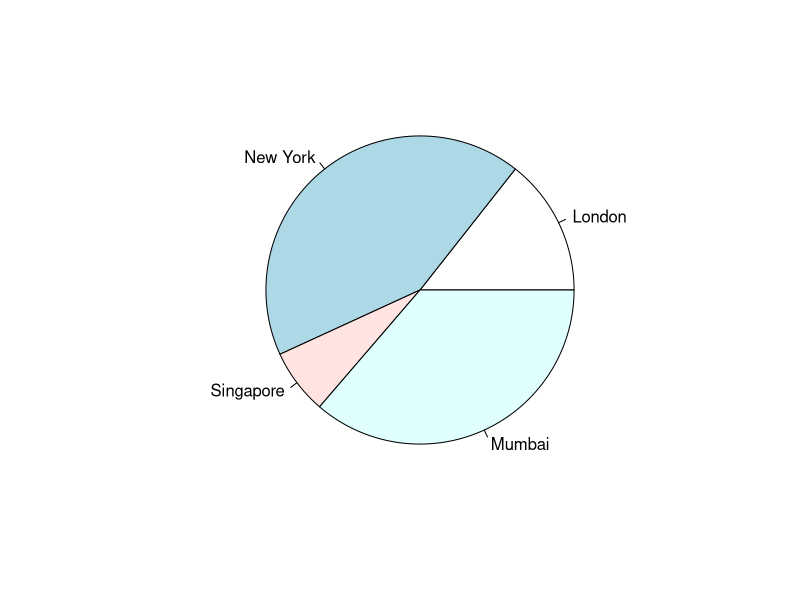
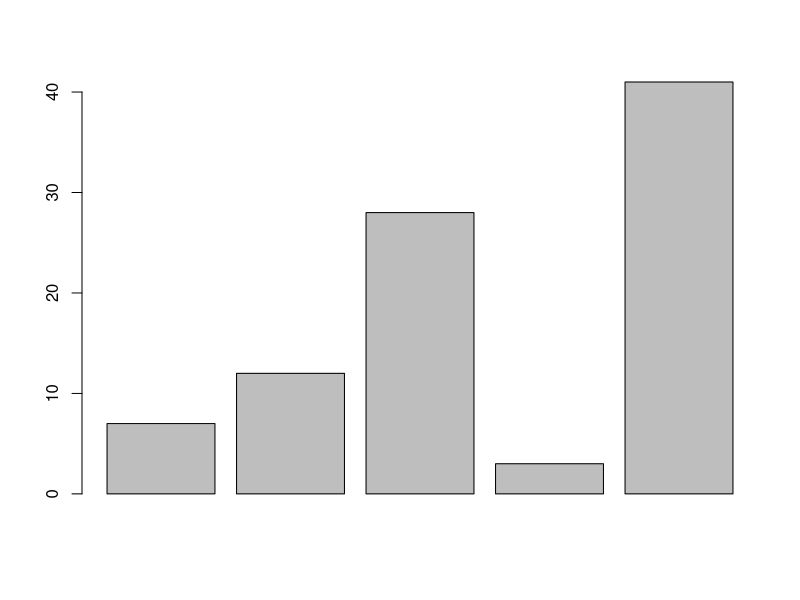
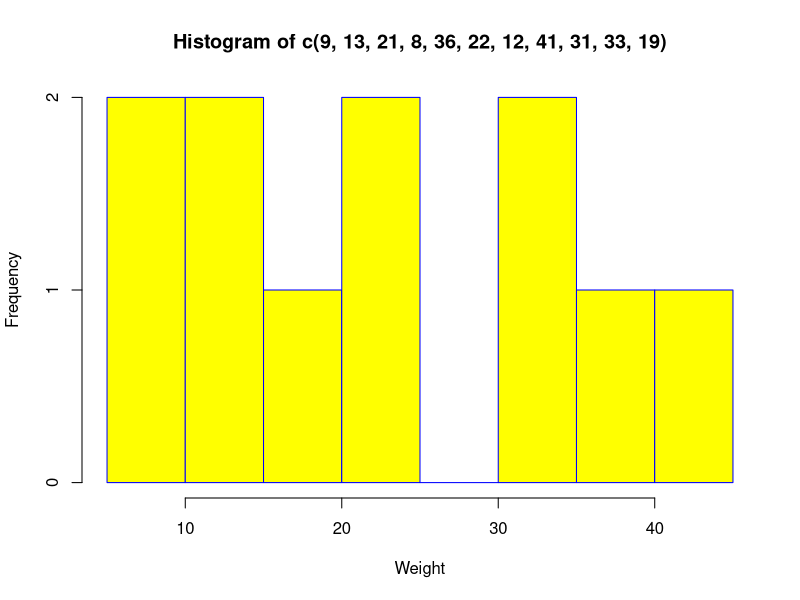
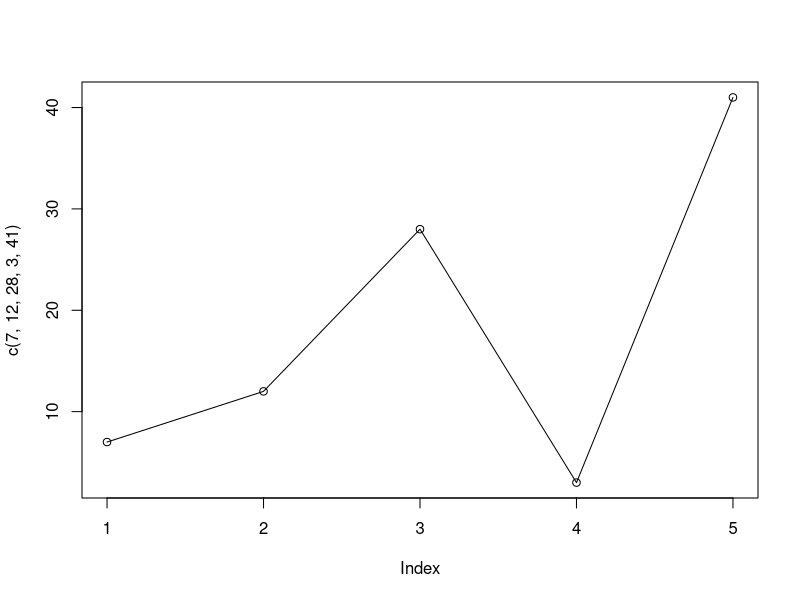
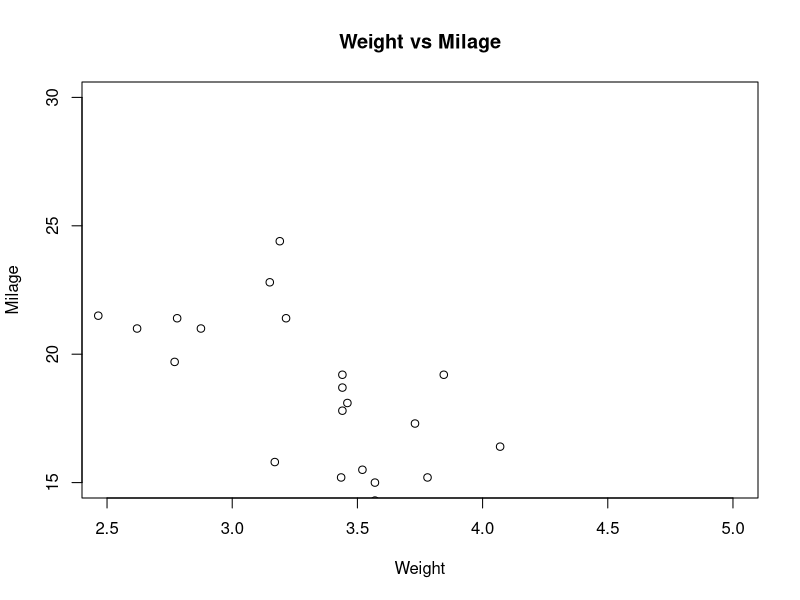
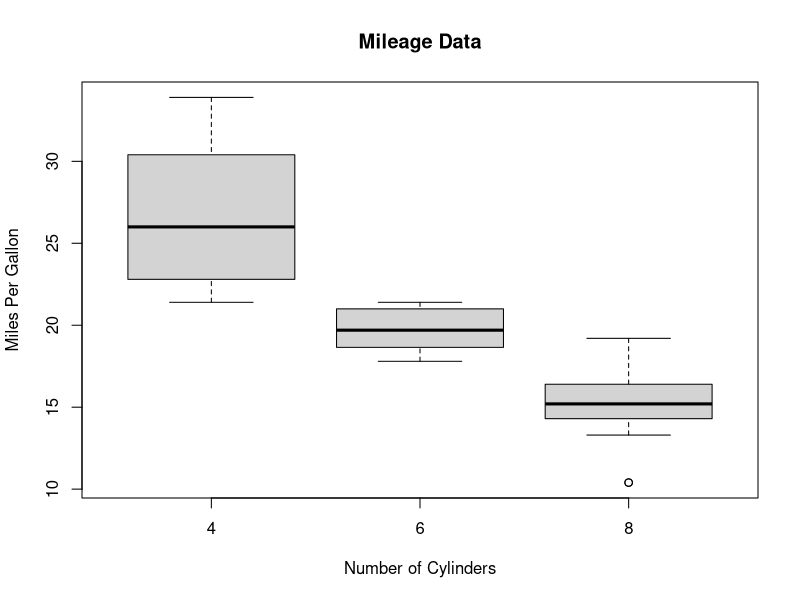

Write the R code that produced these figures, in order.
#파이차트
x <- c(21, 62, 10, 53)
labels <- c("London", "New York", "Singapore", "Mumbai")
pie(x,labels)
#바차트
barplot(c(7,12,28,3,41))
#히스트그램
hist(c(9,13,21,8,36,22,12,41,31,33,19),xlab = "Weight",col = "yellow",border = "blue")
#라인차트
plot(c(7,12,28,3,41),type = "o")
#산포도
input <- mtcars[,c('wt','mpg')]
print(input)
plot(x = input$wt,y = input$mpg,
     xlab = "Weight",
     ylab = "Milage",
     xlim = c(2.5,5),
     ylim = c(15,30),		 
     main = "Weight vs Milage"
)
#주식차트
input <- mtcars[,c('mpg','cyl')]
print(head(input))
boxplot(mpg ~ cyl, data = mtcars, xlab = "Number of Cylinders",
        ylab = "Miles Per Gallon", main = "Mileage Data")
